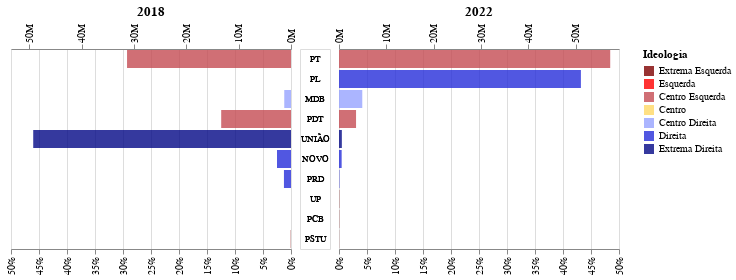

Notebook cell for this chart:
### Code cell
pyramid_votting_chart(
          df_poll_18,
          df_poll_22,
          df_colors, list([1]), ""
    )

### Figure 1 — Vega-Lite specification as saved in the notebook (floating-point values rounded to 4 significant figures)
{"config": {"view": {"continuousWidth": 300, "continuousHeight": 300}}, "concat": [{"layer": [{"mark": {"type": "bar", "opacity": 0.8}, "encoding": {"color": {"field": "POSIC_IDEOLOGICO", "legend": {"title": "Ideologia"}, "scale": {"domain": ["Extrema Esquerda", "Esquerda", "Centro Esquerda", "Centro", "Centro Direita", "Direita", "Extrema Direita"], "range": ["#7F0000", "#FF0000", "#C54B53", "#FFD966", "#97A3FF", "#262DDA", "#030886"]}, "type": "ordinal"}, "tooltip": [{"field": "SIGLA_2022", "title": "Partido", "type": "nominal"}, {"field": "POSIC_IDEOLOGICO", "title": "Ideologia", "type": "nominal"}, {"field": "ANO_ELEICAO", "title": "Eleição", "type": "nominal"}, {"field": "QT_VOTOS_BR", "format": ",d", "title": "Total Geral", "type": "quantitative"}, {"field": "QT_VOTOS_VALIDOS", "format": ",d", "title": "Votos Partido", "type": "quantitative"}, {"field": "PCT", "format": ".2%", "title": "Percentual", "type": "quantitative"}], "x": {"axis": {"format": "%", "labelAngle": -90, "values": [0.0, 0.05, 0.1, 0.15, 0.2, 0.25, 0.3, 0.35, 0.4, 0.45, 0.5]}, "field": "PCT", "scale": {"domain": [0, 0.5]}, "sort": "descending", "title": "", "type": "quantitative"}, "y": {"axis": null, "field": "SIGLA_2022", "sort": {"field": "QT_ORDER", "order": "descending"}, "type": "ordinal"}}, "title": "2018", "transform": [{"filter": "(datum.ANO_ELEICAO === 2018)"}]}, {"mark": {"type": "bar", "opacity": 0.8}, "encoding": {"color": {"field": "POSIC_IDEOLOGICO", "legend": {"title": "Ideologia"}, "scale": {"domain": ["Extrema Esquerda", "Esquerda", "Centro Esquerda", "Centro", "Centro Direita", "Direita", "Extrema Direita"], "range": ["#7F0000", "#FF0000", "#C54B53", "#FFD966", "#97A3FF", "#262DDA", "#030886"]}, "type": "ordinal"}, "opacity": {"value": 0}, "tooltip": [{"field": "SIGLA_2022", "title": "Partido", "type": "nominal"}, {"field": "POSIC_IDEOLOGICO", "title": "Ideologia", "type": "nominal"}, {"field": "ANO_ELEICAO", "title": "Eleição", "type": "nominal"}, {"field": "QT_VOTOS_BR", "format": ",d", "title": "Total Geral", "type": "quantitative"}, {"field": "QT_VOTOS_VALIDOS", "format": ",d", "title": "Votos Partido", "type": "quantitative"}, {"field": "PCT", "format": ".2%", "title": "Percentual", "type": "quantitative"}], "x": {"axis": {"format": "s", "labelAngle": -90, "orient": "top"}, "field": "QT_VOTOS_VALIDOS", "scale": {"domain": [0, 53530000.0]}, "sort": "descending", "title": "", "type": "quantitative"}, "y": {"axis": null, "field": "SIGLA_2022", "sort": {"field": "QT_ORDER", "order": "descending"}, "type": "ordinal"}}, "title": "2018", "transform": [{"filter": "(datum.ANO_ELEICAO === 2018)"}]}], "resolve": {"scale": {"x": "independent"}}, "width": 280}, {"mark": {"type": "text", "fontSize": 8.5}, "encoding": {"text": {"field": "SIGLA_2022", "type": "ordinal"}, "y": {"axis": null, "field": "SIGLA_2022", "sort": {"field": "QT_ORDER", "order": "descending"}, "type": "ordinal"}}, "width": 30}, {"layer": [{"mark": {"type": "bar", "opacity": 0.8}, "encoding": {"color": {"field": "POSIC_IDEOLOGICO", "scale": {"domain": ["Extrema Esquerda", "Esquerda", "Centro Esquerda", "Centro", "Centro Direita", "Direita", "Extrema Direita"], "range": ["#7F0000", "#FF0000", "#C54B53", "#FFD966", "#97A3FF", "#262DDA", "#030886"]}, "type": "ordinal"}, "tooltip": [{"field": "SIGLA_2022", "title": "Partido", "type": "nominal"}, {"field": "POSIC_IDEOLOGICO", "title": "Ideologia", "type": "nominal"}, {"field": "ANO_ELEICAO", "title": "Eleição", "type": "nominal"}, {"field": "QT_VOTOS_BR", "format": ",d", "title": "Total Geral", "type": "quantitative"}, {"field": "QT_VOTOS_VALIDOS", "format": ",d", "title": "Votos Partido", "type": "quantitative"}, {"field": "PCT", "format": ".2%", "title": "Percentual", "type": "quantitative"}], "x": {"axis": {"format": "%", "labelAngle": -90, "values": [0.0, 0.05, 0.1, 0.15, 0.2, 0.25, 0.3, 0.35, 0.4, 0.45, 0.5]}, "field": "PCT", "scale": {"domain": [0, 0.5]}, "title": "", "type": "quantitative"}, "y": {"axis": null, "field": "SIGLA_2022", "sort": {"field": "QT_ORDER", "order": "descending"}, "type": "ordinal"}}, "title": "2022", "transform": [{"filter": "(datum.ANO_ELEICAO === 2022)"}]}, {"mark": {"type": "bar", "opacity": 0.8}, "encoding": {"color": {"field": "POSIC_IDEOLOGICO", "scale": {"domain": ["Extrema Esquerda", "Esquerda", "Centro Esquerda", "Centro", "Centro Direita", "Direita", "Extrema Direita"], "range": ["#7F0000", "#FF0000", "#C54B53", "#FFD966", "#97A3FF", "#262DDA", "#030886"]}, "type": "ordinal"}, "opacity": {"value": 0}, "tooltip": [{"field": "SIGLA_2022", "title": "Partido", "type": "nominal"}, {"field": "POSIC_IDEOLOGICO", "title": "Ideologia", "type": "nominal"}, {"field": "ANO_ELEICAO", "title": "Eleição", "type": "nominal"}, {"field": "QT_VOTOS_BR", "format": ",d", "title": "Total Geral", "type": "quantitative"}, {"field": "QT_VOTOS_VALIDOS", "format": ",d", "title": "Votos Partido", "type": "quantitative"}, {"field": "PCT", "format": ".2%", "title": "Percentual", "type": "quantitative"}], "x": {"axis": {"format": "s", "labelAngle": -90, "orient": "top"}, "field": "QT_VOTOS_VALIDOS", "scale": {"domain": [0, 59110000.0]}, "sort": "ascending", "title": "", "type": "quantitative"}, "y": {"axis": null, "field": "SIGLA_2022", "sort": {"field": "QT_ORDER", "order": "descending"}, "type": "ordinal"}}, "title": "2022", "transform": [{"filter": "(datum.ANO_ELEICAO === 2022)"}]}], "resolve": {"scale": {"x": "independent"}}, "width": 280}], "data": {"name": "data-70f477373ead5f4da1230339274f939b"}, "spacing": 2, "$schema": "https://vega.github.io/schema/vega-lite/v5.20.1.json", "datasets": {"data-70f477373ead5f4da1230339274f939b": [{"ANO_ELEICAO": 2022, "POSIC_IDEOLOGICO": "Centro Esquerda", "QT_VOTOS_VALIDOS": 57259504, "PCT": 0.4843, "QT_VOTOS_BR": 118229719, "cor": "#C54B53", "SIGLA_2022": "PT", "QT_ORDER": 57259504}, {"ANO_ELEICAO": 2022, "POSIC_IDEOLOGICO": "Direita", "QT_VOTOS_VALIDOS": 51072345, "PCT": 0.432, "QT_VOTOS_BR": 118229719, "cor": "#262DDA", "SIGLA_2022": "PL", "QT_ORDER": 51072345}, {"ANO_ELEICAO": 2022, "POSIC_IDEOLOGICO": "Centro Direita", "QT_VOTOS_VALIDOS": 4915423, "PCT": 0.04158, "QT_VOTOS_BR": 118229719, "cor": "#97A3FF", "SIGLA_2022": "MDB", "QT_ORDER": 4915423}, {"ANO_ELEICAO": 2022, "POSIC_IDEOLOGICO": "Centro Esquerda", "QT_VOTOS_VALIDOS": 3599287, "PCT": 0.03044, "QT_VOTOS_BR": 118229719, "cor": "#C54B53", "SIGLA_2022": "PDT", "QT_ORDER": 3599287}, {"ANO_ELEICAO": 2022, "POSIC_IDEOLOGICO": "Extrema Direita", "QT_VOTOS_VALIDOS": 600955, "PCT": 0.005083, "QT_VOTOS_BR": 118229719, "cor": "#030886", "SIGLA_2022": "UNIÃO", "QT_ORDER": 600955}, {"ANO_ELEICAO": 2022, "POSIC_IDEOLOGICO": "Direita", "QT_VOTOS_VALIDOS": 559708, "PCT": 0.004734, "QT_VOTOS_BR": 118229719, "cor": "#262DDA", "SIGLA_2022": "NOVO", "QT_ORDER": 559708}, {"ANO_ELEICAO": 2022, "POSIC_IDEOLOGICO": "Direita", "QT_VOTOS_VALIDOS": 81129, "PCT": 0.0006862, "QT_VOTOS_BR": 118229719, "cor": "#262DDA", "SIGLA_2022": "PRD", "QT_ORDER": 81129}, {"ANO_ELEICAO": 2022, "POSIC_IDEOLOGICO": "Extrema Esquerda", "QT_VOTOS_VALIDOS": 53519, "PCT": 0.0004527, "QT_VOTOS_BR": 118229719, "cor": "#7F0000", "SIGLA_2022": "UP", "QT_ORDER": 53519}, {"ANO_ELEICAO": 2022, "POSIC_IDEOLOGICO": "Extrema Esquerda", "QT_VOTOS_VALIDOS": 45620, "PCT": 0.0003859, "QT_VOTOS_BR": 118229719, "cor": "#7F0000", "SIGLA_2022": "PCB", "QT_ORDER": 45620}, {"ANO_ELEICAO": 2022, "POSIC_IDEOLOGICO": "Extrema Esquerda", "QT_VOTOS_VALIDOS": 25625, "PCT": 0.0002167, "QT_VOTOS_BR": 118229719, "cor": "#7F0000", "SIGLA_2022": "PSTU", "QT_ORDER": 25625}, {"ANO_ELEICAO": 2018, "POSIC_IDEOLOGICO": "Centro Esquerda", "QT_VOTOS_VALIDOS": 31342051, "PCT": 0.2928, "QT_VOTOS_BR": 107050749, "cor": "#C54B53", "SIGLA_2022": "PT", "QT_ORDER": 57259504}, {"ANO_ELEICAO": 2018, "POSIC_IDEOLOGICO": null, "QT_VOTOS_VALIDOS": 0, "PCT": 0.0, "QT_VOTOS_BR": 0, "cor": null, "SIGLA_2022": "PL", "QT_ORDER": 51072345}, {"ANO_ELEICAO": 2018, "POSIC_IDEOLOGICO": "Centro Direita", "QT_VOTOS_VALIDOS": 1288950, "PCT": 0.01204, "QT_VOTOS_BR": 107050749, "cor": "#97A3FF", "SIGLA_2022": "MDB", "QT_ORDER": 4915423}, {"ANO_ELEICAO": 2018, "POSIC_IDEOLOGICO": "Centro Esquerda", "QT_VOTOS_VALIDOS": 13344371, "PCT": 0.1247, "QT_VOTOS_BR": 107050749, "cor": "#C54B53", "SIGLA_2022": "PDT", "QT_ORDER": 3599287}, {"ANO_ELEICAO": 2018, "POSIC_IDEOLOGICO": "Extrema Direita", "QT_VOTOS_VALIDOS": 49277010, "PCT": 0.4603, "QT_VOTOS_BR": 107050749, "cor": "#030886", "SIGLA_2022": "UNIÃO", "QT_ORDER": 600955}, {"ANO_ELEICAO": 2018, "POSIC_IDEOLOGICO": "Direita", "QT_VOTOS_VALIDOS": 2679745, "PCT": 0.02503, "QT_VOTOS_BR": 107050749, "cor": "#262DDA", "SIGLA_2022": "NOVO", "QT_ORDER": 559708}, {"ANO_ELEICAO": 2018, "POSIC_IDEOLOGICO": "Direita", "QT_VOTOS_VALIDOS": 1348323, "PCT": 0.0126, "QT_VOTOS_BR": 107050749, "cor": "#262DDA", "SIGLA_2022": "PRD", "QT_ORDER": 81129}, {"ANO_ELEICAO": 2018, "POSIC_IDEOLOGICO": null, "QT_VOTOS_VALIDOS": 0, "PCT": 0.0, "QT_VOTOS_BR": 0, "cor": null, "SIGLA_2022": "UP", "QT_ORDER": 53519}, {"ANO_ELEICAO": 2018, "POSIC_IDEOLOGICO": null, "QT_VOTOS_VALIDOS": 0, "PCT": 0.0, "QT_VOTOS_BR": 0, "cor": null, "SIGLA_2022": "PCB", "QT_ORDER": 45620}, {"ANO_ELEICAO": 2018, "POSIC_IDEOLOGICO": "Extrema Esquerda", "QT_VOTOS_VALIDOS": 55762, "PCT": 0.0005209, "QT_VOTOS_BR": 107050749, "cor": "#7F0000", "SIGLA_2022": "PSTU", "QT_ORDER": 25625}]}}
